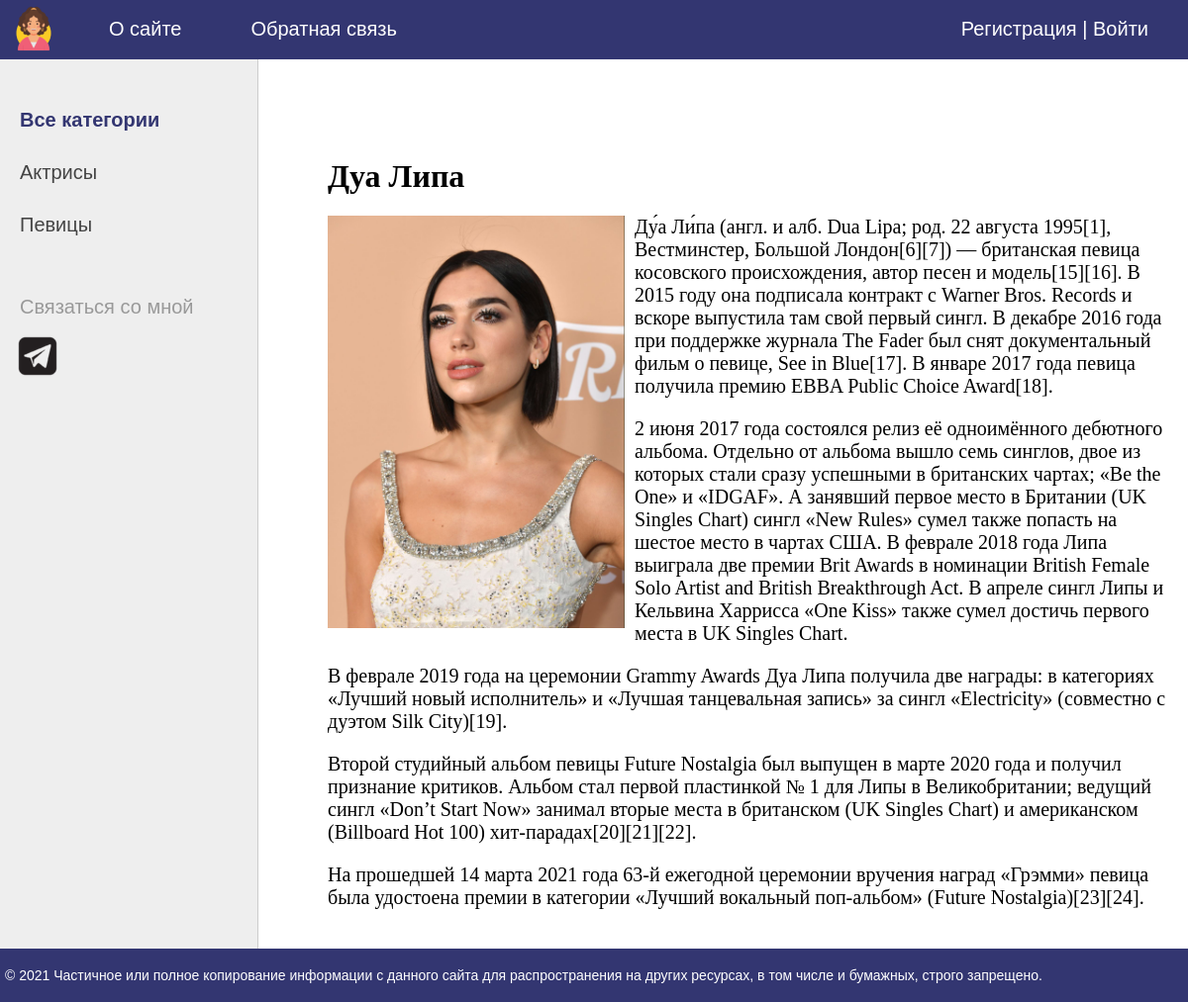
Page /post/dua/ on the committed database.
### women/models.py (models this page shows, shortened)
class Category(models.Model):
    name = models.CharField(max_length=100, db_index=True, verbose_name='Категория')
    slug = models.SlugField(max_length=255, unique=True, db_index=True, verbose_name='URL')
    def get_absolute_url(self):
        return reverse('category', kwargs={'cat_slug': self.slug})
    class Meta:
        verbose_name = 'Категория'
        verbose_name_plural = 'Категории'
        ordering = ['id']

class Women(models.Model):
    title = models.CharField(max_length=255, verbose_name='Заголовок')
    slug = models.SlugField(max_length=255, unique=True, db_index=True, verbose_name='URL')
    content = models.TextField(blank=True, verbose_name='Текст статьи')
    photo = models.ImageField(upload_to='photos/%Y/%m/%d/', verbose_name='Фото')
    time_create = models.DateTimeField(auto_now=True, verbose_name='Время создания')
    time_update = models.DateTimeField(auto_now=True, verbose_name='Время изменения')
    is_published = models.BooleanField(default=True, verbose_name='Публикация')
    cat = models.ForeignKey('Category', on_delete=models.PROTECT, verbose_name='Категории')
    def __str__(self):
        return self.title
    class Meta:
        verbose_name = 'Известные женщины'
        verbose_name_plural = 'Известные женщины'
        ordering = ['-time_create']

### women/views.py (the view)
# urls.py: path('post/<slug:post_slug>/', ShowPost.as_view(), name='post'),
class ShowPost(DataMixin, DetailView):
    model = Women
    template_name = 'women/post.html'
    slug_url_kwarg = 'post_slug'
    context_object_name = 'post'
    def get_context_data(self, **kwargs):
        context = super().get_context_data(**kwargs)
        c_def = self.get_user_context(title=context['post'])
        return dict(list(context.items()) + list(c_def.items()))

### women/utils.py (called while the page is built)
    def get_user_context(self, **kwargs):
        context = kwargs
        cats = Category.objects.annotate(Count('women'))
        user_menu = menu.copy()
        if not self.request.user.is_authenticated:
            user_menu.pop(1)
        context['menu'] = user_menu
        context['cats'] = cats
        if 'cat_selected' not in context:
            context['cat_selected'] = 0
        return context

### women/templates/women/post.html
{% extends 'women/base.html' %}
{% block content %}
<h1>{{post.title}}</h1>
{% if post.photo %}
<p><img class="img-article-left" src="{{post.photo.url}}"></p>
{% endif %}
{{post.content|linebreaks}}
{% endblock %}

### women/templates/women/base.html (shortened to what this page needs)
{% load static %}
{% load women_tags %}
<!DOCTYPE html>
<html>
<head>
	<link type="text/css" href="{% static 'women/css/styles.css' %}" rel="stylesheet" />
</head>
<body>
<table class="table-page" border=0 cellpadding="0" cellspacing="0">
<tr><td valign=top>
{% block mainmenu %}
		<div class="header">
			<ul id="mainmenu" class="mainmenu">
			<li class="logo"><a href="{% url 'home' %}"><div class="logo"></div></a></li>
{% for m in menu %}
			<li><a href="{% url m.url_name %}">{{m.title}}</a></li>
{% endfor %}
			{% if request.user.is_authenticated %}
			<li class="last">{{ user.username }} | <a href="{% url 'logout' %}">Выйти</a></li>
			{% else %}
			<li class="last"><a href="{% url 'register' %}">Регистрация</a> | <a href="{% url 'login' %}">Войти</a></li>
			{% endif %}
			</ul>
		</div>
{% endblock mainmenu %}
<table class="table-content" border=0 cellpadding="0" cellspacing="0">
<tr>
	<td valign="top" class="left-chapters">
	<ul id="leftchapters">
{% if cat_selected == 0 %}
		<li class="selected">Все категории</li>
{% else %}
		<li><a href="{% url 'home' %}">Все категории</a></li>
{% endif %}
{% for c in cats %}
{% if c.women__count > 0%}
		{% if c.pk == cat_selected %}
			<li class="selected">{{c.name}}</li>
		{% else %}
			<li><a href="{{ c.get_absolute_url }}">{{ c.name }}</a></li>
		{% endif %}
{% endif %}
{% endfor %}
		<li class="share">
		<p>Связаться со мной</p>
		<a class="share-yt" href="https://t.me/stmarusin" target="_blank" rel="nofollow"></a>
		</li>
	</ul>
</td>
<td valign="top" class="content">
	<div class="content-text">
{% block content %}
{% endblock %}
	</div>
</td></tr></table>
</td></tr>
<tr><td valign=top>
	<div id="footer">
		<p>&copy; 2021 Частичное или полное копирование информации с данного сайта для распространения на других ресурсах, в том числе и бумажных, строго запрещено.</p>
	</div>
</td></tr></table>
</body>
</html>

### women/static/women/css/styles.css (style rules this page uses)
html, body { font-family: 'Arial'; margin: 0; padding: 0; height: 100%; width: 100%; color: #444; }
a { color: #0059b2; text-decoration: none; }
img { max-width: 600px; height: auto; }
img.img-article-left { max-width: 300px; height: auto; float: left; padding: 0 10px 10px 0; }
.table-page { width: 100%; height: 100%; vertical-align: top; }
.table-page tr { height: 100%; }
.header { background: #333671; height: 60px; }
.logo { background: url('../images/logo2.png') no-repeat 10px 5px; width: 80px; height: 60px; }
ul.mainmenu { list-style: none; margin: 0; padding: 0; height: 60px; color: #fff; font-size: 20px; overflow: hidden; }
ul.mainmenu li { float: left; margin: 18px 40px 0 30px; }
ul.mainmenu li.logo { margin: 0; }
ul.mainmenu li.last { float: right; }
ul.mainmenu li a { color: #fff; text-decoration: none; }
.table-content { width: 100%; min-height: 100%; height: 100%; }
.left-chapters { margin: 0; background: #eee; border-right: 1px solid #ccc; min-height: 100%; }
.left-chapters ul { width: 230px; min-height: 100%; margin: 0; padding: 20px 10px 10px 20px; list-style: none; font-size: 20px; }
.left-chapters ul li { margin: 30px 0 0 0; color: #999; }
.left-chapters ul li.selected { color: #333671; font-weight: Bold; }
.left-chapters ul li a { color: #444; text-decoration: none; }
.left-chapters ul li.share { margin: 60px 30px 0px 0px; }
.left-chapters ul li.share p { margin: 30px 0 0px 0; }
.left-chapters ul li.share a { display: inline-block; width: 40px; height: 40px; margin: -10px 10px 0 0; }
.left-chapters ul li.share a.share-yt { width: 75px; height: 75px; margin-left: -30px; background: url('../images/m_tg4.png') no-repeat 0 0 }
.content { padding: 40px 20px 20px 40px; width: 100%; box-sizing: border-box; }
.content-text { margin: 60px 0 0 30px; color: #000; font-size: 20px; font-family: Yandex Sans Display Light; }
.content-text h1 { font-size: 32px; }
#footer { box-sizing: border-box; background: #333671; padding: 5px; color: #fff; font-size: 14px; font-family: Verdana, Geneva, Arial, Helvetica; text-align: left; overflow: hidden; }

### rows in the picture
Category: name "Актрисы"
Category: name "Певицы"
Women: title "Дуа Липа", photo (picture), content "Ду́а Ли́па (англ. и алб. Dua Lipa; род. 22 августа 1995[1], Вестминстер, Большой Лондон[6][7]) — британская певица косовского происхождения, автор песен и модель[15][16]. В 2015 году она подписала контракт с Warner Bros. Records и вскоре выпустила там свой первый сингл. В декабре 2016 года при поддержке журнала The Fader был снят документальный фильм о певице, See in Blue[17]. В январе 2017 года певица получила премию EBBA Public Choice Award[18]. 2 июня 2017 года состоялся релиз её одноимённого дебютного альбома. Отдельно от альбома вышло семь синглов, двое из которых стали сразу успешными в британских чартах; «Be the One» и «IDGAF». А занявший первое место в Британии (UK Singles Chart)…"

### other values in the picture
{{ m.title }} "О сайте" "Обратная связь"
